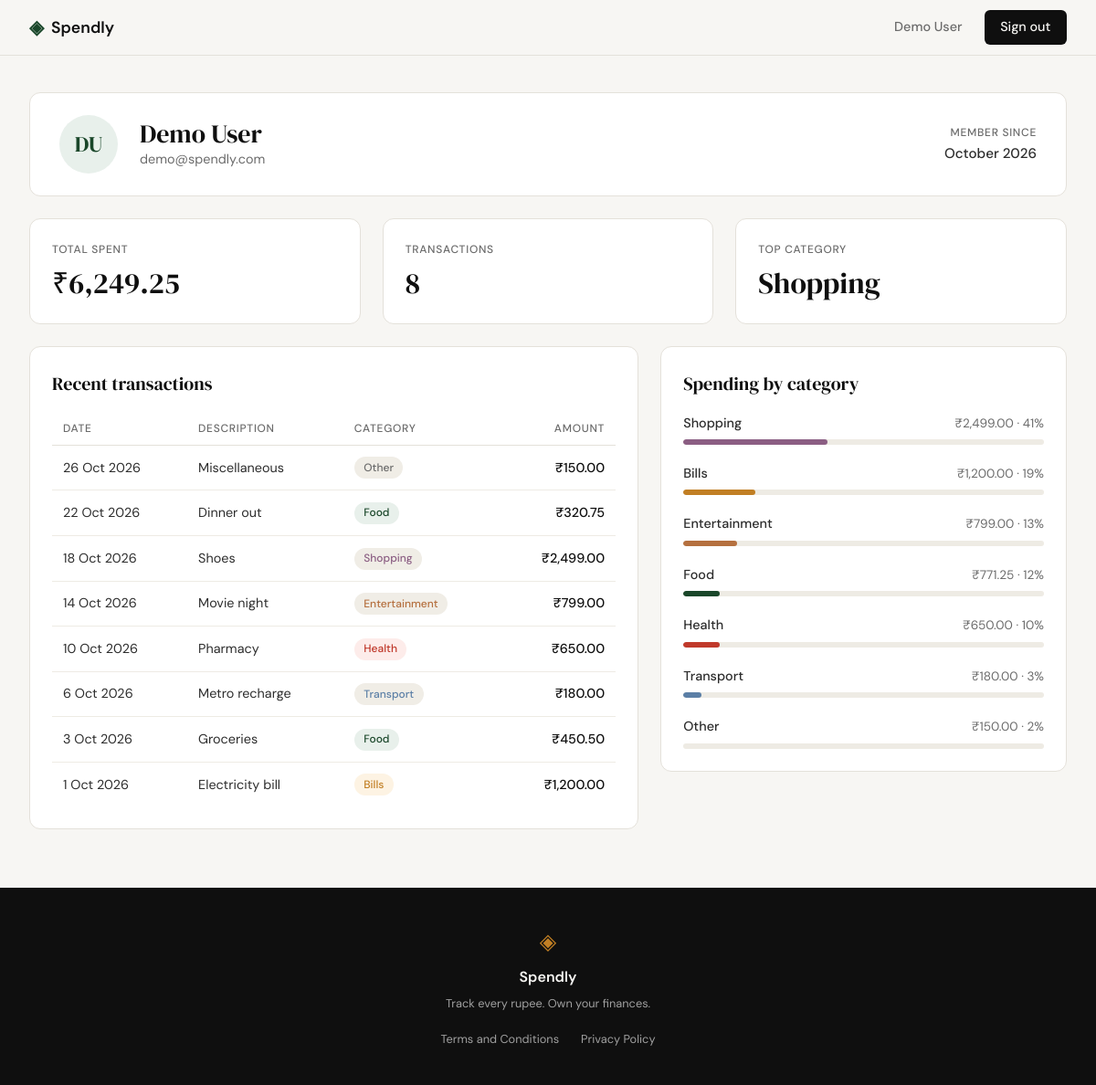
Screenshot of /profile (signed in) with the database file from the repository.
### tables this page shows
CREATE TABLE users (
                id            INTEGER PRIMARY KEY AUTOINCREMENT,
                name          TEXT NOT NULL,
                email         TEXT NOT NULL UNIQUE,
                password_hash TEXT NOT NULL,
                created_at    TEXT DEFAULT (datetime('now'))
            );

CREATE TABLE expenses (
                id          INTEGER PRIMARY KEY AUTOINCREMENT,
                user_id     INTEGER NOT NULL REFERENCES users(id),
                amount      REAL NOT NULL,
                category    TEXT NOT NULL,
                date        TEXT NOT NULL,
                description TEXT,
                created_at  TEXT DEFAULT (datetime('now'))
            );

### app.py (the view)
@app.route("/profile")
def profile():
    user_id = session.get("user_id")
    if not user_id:
        return redirect(url_for("login"))
    user = get_user_by_id(user_id)
    if user is not None:
        words = user["name"].split()
        user["initials"] = (
            (words[0][0] + words[-1][0]).upper() if len(words) > 1
            else words[0][0].upper() if words else "?"
        )
    stats = get_summary_stats(user_id)
    if user is None:
        session.clear()
        return redirect(url_for("login"))
    transactions = get_recent_transactions(user_id)
    categories = get_category_breakdown(user_id)
    for c in categories:
        c["bar"] = round(c["pct"] / 5) * 5
    return render_template(
        "profile.html",
        user=user,
        stats=stats,
        transactions=transactions,
        categories=categories,
    )

### database/db.py (called while the page is built)
def get_db():
    conn = sqlite3.connect(DB_PATH)
    conn.row_factory = sqlite3.Row
    conn.execute("PRAGMA foreign_keys = ON")
    return conn

### database/queries.py (called while the page is built)
def get_user_by_id(user_id):
    conn = get_db()
    try:
        row = conn.execute(
            "SELECT name, email, created_at FROM users WHERE id = ?",
            (user_id,),
        ).fetchone()
    finally:
        conn.close()
    if row is None:
        return None
    try:
        member_since = datetime.strptime(
            row["created_at"], "%Y-%m-%d %H:%M:%S"
        ).strftime("%B %Y")
    except (TypeError, ValueError):
        member_since = ""
    return {
        "name": row["name"],
        "email": row["email"],
        "member_since": member_since,
    }

def get_summary_stats(user_id):
    conn = get_db()
    try:
        totals = conn.execute(
            "SELECT COALESCE(SUM(amount), 0) AS total, COUNT(*) AS cnt "
            "FROM expenses WHERE user_id = ?",
            (user_id,),
        ).fetchone()
        top = conn.execute(
            "SELECT category FROM expenses WHERE user_id = ? "
            "GROUP BY category ORDER BY SUM(amount) DESC, category ASC LIMIT 1",
            (user_id,),
        ).fetchone()
    finally:
        conn.close()
    return {
        "total_spent": float(totals["total"]),
        "transaction_count": int(totals["cnt"]),
        "top_category": top["category"] if top else "—",
    }

def get_recent_transactions(user_id, limit=10):
    conn = get_db()
    try:
        rows = conn.execute(
            "SELECT date, description, category, amount FROM expenses "
            "WHERE user_id = ? ORDER BY date DESC, id DESC LIMIT ?",
            (user_id, limit),
        ).fetchall()
    finally:
        conn.close()
    transactions = []
    for row in rows:
        d = datetime.strptime(row["date"], "%Y-%m-%d")
        transactions.append({
            "date": f"{d.day} {d.strftime('%b %Y')}",
            "description": row["description"] or "",
            "category": row["category"],
            "amount": float(row["amount"]),
        })
    return transactions

### templates/profile.html (shortened to what this page needs)
{% extends "base.html" %}
{% block head %}
<link rel="stylesheet" href="{{ url_for('static', filename='css/profile.css') }}">
{% endblock %}
{% block content %}
<div class="profile-page">
    <section class="profile-card" aria-label="Account">
        <div class="profile-avatar" aria-hidden="true">{{ user.initials }}</div>
        <div class="profile-identity">
            <h1 class="profile-name">{{ user.name }}</h1>
            <p class="profile-email">{{ user.email }}</p>
        </div>
        <p class="profile-since">
            <span class="profile-since-label">Member since</span>
            <span class="profile-since-value">{{ user.member_since }}</span>
        </p>
    </section>
    <section class="profile-stats" aria-label="Summary">
        <div class="stat-card">
            <p class="stat-label">Total spent</p>
            <p class="stat-value">₹{{ "{:,.2f}".format(stats.total_spent) }}</p>
        </div>
        <div class="stat-card">
            <p class="stat-label">Transactions</p>
            <p class="stat-value">{{ stats.transaction_count }}</p>
        </div>
        <div class="stat-card">
            <p class="stat-label">Top category</p>
            <p class="stat-value">{{ stats.top_category }}</p>
        </div>
    </section>
    <div class="profile-grid">
        <section class="panel" aria-labelledby="tx-heading">
            <h2 class="panel-title" id="tx-heading">Recent transactions</h2>
            <div class="table-scroll">
                <table class="tx-table">
                    <thead>
                        <tr>
                            <th scope="col">Date</th>
                            <th scope="col">Description</th>
                            <th scope="col">Category</th>
                            <th scope="col" class="num">Amount</th>
                        </tr>
                    </thead>
                    <tbody>
                        {% for tx in transactions %}
                        <tr>
                            <td class="tx-date">{{ tx.date }}</td>
                            <td>{{ tx.description }}</td>
                            <td><span class="badge badge--{{ tx.category|lower }}">{{ tx.category }}</span></td>
                            <td class="num">₹{{ "{:,.2f}".format(tx.amount) }}</td>
                        </tr>
                        {% else %}
                        <tr><td colspan="4" class="empty-state">No transactions yet.</td></tr>
                        {% endfor %}
                    </tbody>
                </table>
            </div>
        </section>
        <section class="panel" aria-labelledby="cat-heading">
            <h2 class="panel-title" id="cat-heading">Spending by category</h2>
            <ul class="cat-list">
                {% for cat in categories %}
                <li class="cat-row">
                    <div class="cat-row-head">
                        <span class="cat-name">{{ cat.name }}</span>
                        <span class="cat-amount">₹{{ "{:,.2f}".format(cat.amount) }} · {{ cat.pct }}%</span>
                    </div>
                    <div class="cat-track">
                        <div class="cat-bar cat-bar--{{ cat.name|lower }} w-{{ cat.bar }}"></div>
                    </div>
                </li>
                {% else %}
                <li class="empty-state">No spending to show yet.</li>
                {% endfor %}
            </ul>
        </section>
    </div>
</div>
{% endblock %}

### templates/base.html (shortened to what this page needs)
<!DOCTYPE html>
<html lang="en">
<head>
    <link rel="stylesheet" href="{{ url_for('static', filename='css/style.css') }}">
    {% block head %}{% endblock %}
</head>
<body>
    <nav class="navbar">
        <div class="nav-inner">
            <a href="{{ url_for('landing') }}" class="nav-brand">
                <span class="brand-icon">◈</span>
                <span class="brand-name">Spendly</span>
            </a>
            <div class="nav-links">
                {% if session.get('user_id') %}
                <a href="{{ url_for('profile') }}">{{ session.get('user_name') }}</a>
                <a href="{{ url_for('logout') }}" class="nav-cta">Sign out</a>
                {% else %}
                <a href="{{ url_for('login') }}">Sign in</a>
                <a href="{{ url_for('register') }}" class="nav-cta">Get started</a>
                {% endif %}
            </div>
        </div>
    </nav>
    <main class="main-content">
        {% block content %}{% endblock %}
    </main>
    <footer class="footer">
        <div class="footer-inner">
            <span class="brand-icon">◈</span>
            <span class="footer-name">Spendly</span>
            <p class="footer-copy">Track every rupee. Own your finances.</p>
            <div class="footer-links">
                <a href="{{ url_for('terms') }}">Terms and Conditions</a>
                <a href="{{ url_for('privacy') }}">Privacy Policy</a>
            </div>
        </div>
    </footer>
</body>
</html>

### static/css/style.css (style rules this page uses)
:root { --ink: #0f0f0f; --ink-soft: #2d2d2d; --ink-muted: #6b6b6b; --ink-faint: #a0a0a0; --paper: #f7f6f3; --paper-warm: #f0ede6; --paper-card: #ffffff; --accent: #1a472a; --accent-light: #e8f0eb; --accent-2: #c17f24; --accent-2-light: #fdf3e3; --danger: #c0392b; --danger-light: #fdecea; --border: #e4e1da; --border-soft: #eeebe4; --font-display: 'DM Serif Display', Georgia, serif; --font-body: 'DM Sans', system-ui, sans-serif; --max-width: 1200px; --auth-width: 440px; --radius-sm: 6px; --radius-md: 12px; --radius-lg: 20px; }
*, *::before, *::after { box-sizing: border-box; margin: 0; padding: 0; }
html { font-size: 16px; scroll-behavior: smooth; }
body { background: var(--paper); color: var(--ink); font-family: var(--font-body); font-size: 1rem; line-height: 1.6; -webkit-font-smoothing: antialiased; }
a { color: inherit; text-decoration: none; }
.navbar { position: sticky; top: 0; z-index: 100; background: var(--paper); border-bottom: 1px solid var(--border); padding: 0 2rem; }
.nav-inner { max-width: var(--max-width); margin: 0 auto; height: 60px; display: flex; align-items: center; justify-content: space-between; }
.nav-brand { display: flex; align-items: center; gap: 0.5rem; font-family: var(--font-body); font-weight: 600; font-size: 1.1rem; color: var(--ink); }
.brand-icon { color: var(--accent); font-size: 1.3rem; }
.brand-name { color: var(--ink); }
.nav-links { display: flex; align-items: center; gap: 1.5rem; font-size: 0.9rem; font-weight: 500; }
.nav-links a { color: var(--ink-muted); transition: color 0.2s; }
.nav-cta { background: var(--ink) !important; color: var(--paper) !important; padding: 0.45rem 1.1rem; border-radius: var(--radius-sm); transition: background 0.2s !important; }
.main-content { min-height: calc(100vh - 60px - 100px); }
.footer { background: var(--ink); color: var(--paper); padding: 2.5rem 2rem; text-align: center; }
.footer-inner { display: flex; flex-direction: column; align-items: center; gap: 0.4rem; }
.footer .brand-icon { color: var(--accent-2); font-size: 1.5rem; }
.footer-name { font-weight: 600; font-size: 1rem; }
.footer-copy { font-size: 0.8rem; color: var(--ink-faint); }
.footer-links { display: flex; flex-wrap: wrap; justify-content: center; gap: 1.5rem; margin-top: 0.75rem; }
.footer-links a { font-size: 0.8rem; color: var(--ink-faint); transition: color 0.2s; }

### rows the page displays
users: get "Demo User", name "Demo User", email "demo@spendly.com"
expenses: top_category "Shopping", date "18 Oct 2026", description "Shoes", category "Shopping", amount "2,499.00", name "Shopping", pct "41"
expenses: date "26 Oct 2026", description "Miscellaneous", category "Other", amount "150.00", name "Other", pct "2"
expenses: date "22 Oct 2026", description "Dinner out", category "Food", amount "320.75"
expenses: date "14 Oct 2026", description "Movie night", category "Entertainment", amount "799.00", name "Entertainment", pct "13"
expenses: date "10 Oct 2026", description "Pharmacy", category "Health", amount "650.00", name "Health", pct "10"
expenses: date "6 Oct 2026", description "Metro recharge", category "Transport", amount "180.00", name "Transport", pct "3"
expenses: date "3 Oct 2026", description "Groceries", category "Food", amount "450.50"
expenses: date "1 Oct 2026", description "Electricity bill", category "Bills", amount "1,200.00", name "Bills", pct "19"

### other values shown
{{ user.initials }} "DU"
{{ user.member_since }} "October 2026"
{{ "{:,.2f}".format(stats.total_spent) }} "6,249.25"
{{ stats.transaction_count }} "8"
{{ cat.name }} "Food"
{{ "{:,.2f}".format(cat.amount) }} "771.25"
{{ cat.pct }} "12"
